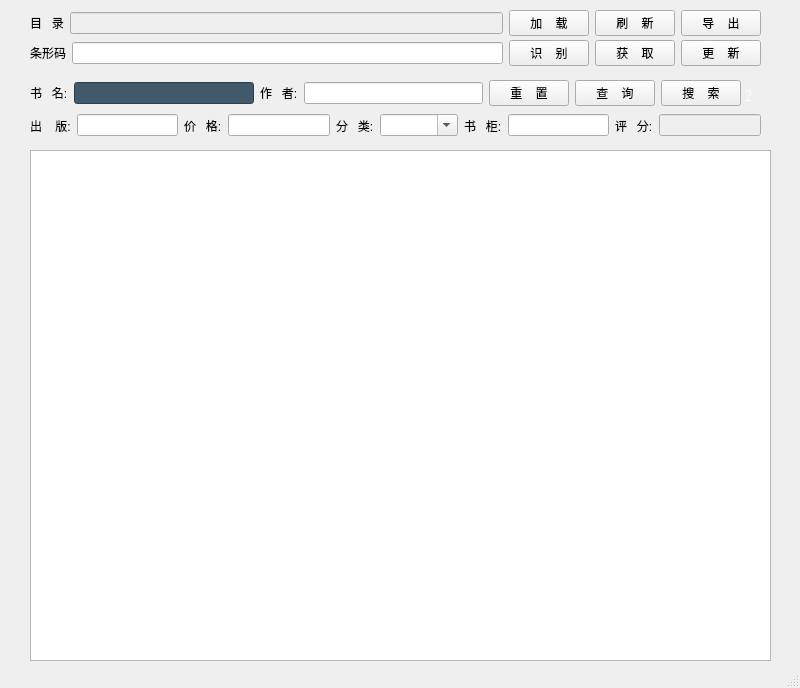
<?xml version="1.0" encoding="UTF-8"?>
<ui version="4.0">
 <class>mainWindow</class>
 <widget class="QMainWindow" name="mainWindow">
  <property name="geometry">
   <rect>
    <x>0</x>
    <y>0</y>
    <width>800</width>
    <height>688</height>
   </rect>
  </property>
  <property name="windowTitle">
   <string>图书管理</string>
  </property>
  <property name="windowIcon">
   <iconset>
    <normaloff>book2.png</normaloff>book2.png</iconset>
  </property>
  <widget class="QWidget" name="centralWidget">
   <widget class="QTableView" name="tv_booklist">
    <property name="geometry">
     <rect>
      <x>30</x>
      <y>150</y>
      <width>741</width>
      <height>511</height>
     </rect>
    </property>
    <property name="toolTip">
     <string>&lt;html&gt;&lt;head/&gt;&lt;body&gt;&lt;p&gt;加载 CSV 文件&lt;/p&gt;&lt;/body&gt;&lt;/html&gt;</string>
    </property>
    <property name="dragEnabled">
     <bool>true</bool>
    </property>
    <property name="selectionBehavior">
     <enum>QAbstractItemView::SelectRows</enum>
    </property>
    <attribute name="verticalHeaderVisible">
     <bool>false</bool>
    </attribute>
   </widget>
   <widget class="QWidget" name="layoutWidget">
    <property name="geometry">
     <rect>
      <x>30</x>
      <y>10</y>
      <width>731</width>
      <height>26</height>
     </rect>
    </property>
    <layout class="QHBoxLayout" name="horizontalLayout">
     <item>
      <widget class="QLabel" name="label">
       <property name="text">
        <string>目   录</string>
       </property>
      </widget>
     </item>
     <item>
      <widget class="QLineEdit" name="le_booklist">
       <property name="enabled">
        <bool>false</bool>
       </property>
       <property name="toolTip">
        <string>CSV文件路径</string>
       </property>
      </widget>
     </item>
     <item>
      <widget class="QPushButton" name="pb_load">
       <property name="toolTip">
        <string>加载CSV文件</string>
       </property>
       <property name="statusTip">
        <string/>
       </property>
       <property name="text">
        <string>加    载</string>
       </property>
      </widget>
     </item>
     <item>
      <widget class="QPushButton" name="pb_refresh">
       <property name="toolTip">
        <string>根据ISBN列表，重新获取图书信息</string>
       </property>
       <property name="statusTip">
        <string/>
       </property>
       <property name="text">
        <string>刷    新</string>
       </property>
      </widget>
     </item>
     <item>
      <widget class="QPushButton" name="pb_save">
       <property name="toolTip">
        <string>导出图书信息列表</string>
       </property>
       <property name="statusTip">
        <string/>
       </property>
       <property name="text">
        <string>导    出</string>
       </property>
      </widget>
     </item>
    </layout>
   </widget>
   <widget class="QWidget" name="layoutWidget">
    <property name="geometry">
     <rect>
      <x>30</x>
      <y>80</y>
      <width>711</width>
      <height>26</height>
     </rect>
    </property>
    <layout class="QHBoxLayout" name="horizontalLayout_3">
     <item>
      <widget class="QLabel" name="label_3">
       <property name="text">
        <string>书   名:</string>
       </property>
      </widget>
     </item>
     <item>
      <widget class="QLineEdit" name="le_bookname">
       <property name="styleSheet">
        <string notr="true">background-color: rgb(66,88,107);
gridline-color: rgb(255, 255, 255);</string>
       </property>
      </widget>
     </item>
     <item>
      <widget class="QLabel" name="label_4">
       <property name="text">
        <string>作   者:</string>
       </property>
      </widget>
     </item>
     <item>
      <widget class="QLineEdit" name="le_bookauthor"/>
     </item>
     <item>
      <widget class="QPushButton" name="pb_reset">
       <property name="toolTip">
        <string>清空图书信息</string>
       </property>
       <property name="statusTip">
        <string/>
       </property>
       <property name="text">
        <string>重    置</string>
       </property>
      </widget>
     </item>
     <item>
      <widget class="QPushButton" name="pb_search">
       <property name="toolTip">
        <string>根据给出内容查询列表</string>
       </property>
       <property name="text">
        <string>查    询</string>
       </property>
      </widget>
     </item>
     <item>
      <widget class="QPushButton" name="pb_search_douban">
       <property name="toolTip">
        <string>根据给出内容查询列表</string>
       </property>
       <property name="text">
        <string>搜    索</string>
       </property>
      </widget>
     </item>
    </layout>
   </widget>
   <widget class="QWidget" name="layoutWidget">
    <property name="geometry">
     <rect>
      <x>30</x>
      <y>110</y>
      <width>731</width>
      <height>31</height>
     </rect>
    </property>
    <layout class="QHBoxLayout" name="horizontalLayout_4">
     <item>
      <widget class="QLabel" name="label_5">
       <property name="text">
        <string>出    版:</string>
       </property>
      </widget>
     </item>
     <item>
      <widget class="QLineEdit" name="le_publisher"/>
     </item>
     <item>
      <widget class="QLabel" name="label_6">
       <property name="text">
        <string>价   格:</string>
       </property>
      </widget>
     </item>
     <item>
      <widget class="QLineEdit" name="le_price"/>
     </item>
     <item>
      <widget class="QLabel" name="label_7">
       <property name="text">
        <string>分   类:</string>
       </property>
      </widget>
     </item>
     <item>
      <widget class="QComboBox" name="cb_bookclass">
       <property name="editable">
        <bool>true</bool>
       </property>
       <property name="currentIndex">
        <number>-1</number>
       </property>
       <item>
        <property name="text">
         <string>默认分类</string>
        </property>
       </item>
       <item>
        <property name="text">
         <string>计划</string>
        </property>
       </item>
       <item>
        <property name="text">
         <string>已读</string>
        </property>
       </item>
      </widget>
     </item>
     <item>
      <widget class="QLabel" name="label_8">
       <property name="text">
        <string>书   柜:</string>
       </property>
      </widget>
     </item>
     <item>
      <widget class="QLineEdit" name="le_bookshelf"/>
     </item>
     <item>
      <widget class="QLabel" name="label_9">
       <property name="text">
        <string>评   分:</string>
       </property>
      </widget>
     </item>
     <item>
      <widget class="QLineEdit" name="le_average">
       <property name="enabled">
        <bool>false</bool>
       </property>
      </widget>
     </item>
    </layout>
   </widget>
   <widget class="QWidget" name="layoutWidget">
    <property name="geometry">
     <rect>
      <x>30</x>
      <y>40</y>
      <width>731</width>
      <height>26</height>
     </rect>
    </property>
    <layout class="QHBoxLayout" name="horizontalLayout_2">
     <item>
      <widget class="QLabel" name="label_2">
       <property name="text">
        <string>条形码</string>
       </property>
      </widget>
     </item>
     <item>
      <widget class="QLineEdit" name="le_isbn_pic">
       <property name="toolTip">
        <string>图书ISBN编码</string>
       </property>
      </widget>
     </item>
     <item>
      <widget class="QPushButton" name="pb_scan">
       <property name="toolTip">
        <string>识别ISBN图片，获取ISBN编码</string>
       </property>
       <property name="statusTip">
        <string/>
       </property>
       <property name="text">
        <string>识    别</string>
       </property>
      </widget>
     </item>
     <item>
      <widget class="QPushButton" name="pb_getbookinfo">
       <property name="toolTip">
        <string>根据ISBN编码获取图书信息</string>
       </property>
       <property name="statusTip">
        <string/>
       </property>
       <property name="text">
        <string>获    取</string>
       </property>
      </widget>
     </item>
     <item>
      <widget class="QPushButton" name="pb_insert">
       <property name="toolTip">
        <string>根据ISBN编码获取图书信息</string>
       </property>
       <property name="statusTip">
        <string/>
       </property>
       <property name="text">
        <string>更    新</string>
       </property>
      </widget>
     </item>
    </layout>
   </widget>
   <widget class="QLabel" name="label_10">
    <property name="geometry">
     <rect>
      <x>745</x>
      <y>85</y>
      <width>16</width>
      <height>20</height>
     </rect>
    </property>
    <property name="text">
     <string>&lt;html&gt;&lt;head/&gt;&lt;body&gt;&lt;p&gt;&lt;a href=&quot;https://etony.github.io/&quot;&gt;&lt;span style=&quot; text-decoration: underline; color:#ffffff;&quot;&gt;?&lt;/span&gt;&lt;/a&gt;&lt;/p&gt;&lt;/body&gt;&lt;/html&gt;</string>
    </property>
    <property name="openExternalLinks">
     <bool>true</bool>
    </property>
   </widget>
  </widget>
  <widget class="QStatusBar" name="statusBar"/>
 </widget>
 <resources/>
 <connections/>
</ui>
